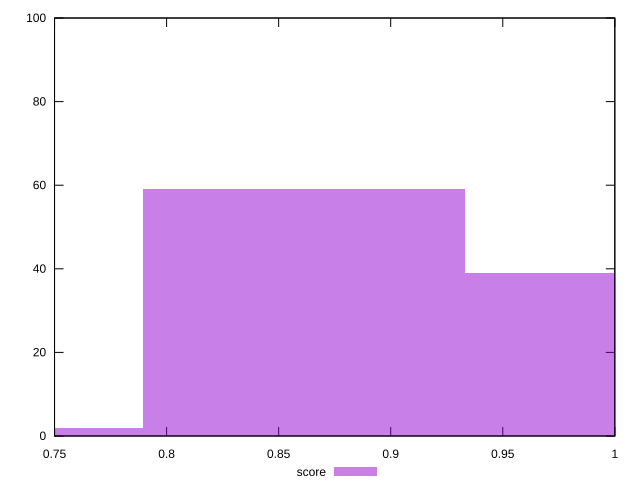

Recreate this plot in gnuplot.
reset

$score <<EOF
0.7176868771225654 2
1.0047616279715916 39
0.8612242525470786 59
EOF

set key outside below
set boxwidth 0.1435373754245131
set xrange [0.75:1]
set yrange [0:100]
set trange [0:100]
set style fill transparent solid 0.5 noborder
set terminal svg size 640, 490 enhanced background rgb 'white'
set output "report/report_00029_2021-02-24T13-36-40.390Z/unminified-javascript/samples/astro/score/histogram.svg"

plot $score title "score" with boxes

reset
